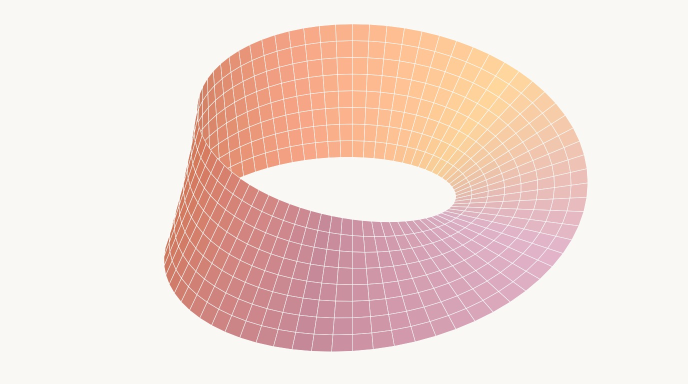
#> input picture curved-surfaces/card_curved_surfaces.jpg, 1376 x 768 px (shown at 1/2 size)
$ python logo_card.py card_curved_surfaces.jpg card_curved_surfaces.jpg
#> lines starting #> are read from the running program, lines starting #| are printed output that depends on the picture
"""Card image for 'Measuring on Curved Surfaces': the belindata logo (the twisted band) centred on ivory,
in the 1376x768 card format. Usage: python logo_card.py path/to/logo.png out.jpg"""
import sys
from PIL import Image

logo, out = sys.argv[1], sys.argv[2]
W, H, IVORY = 1376, 768, (250, 248, 245)
card = Image.new('RGB', (W, H), IVORY)
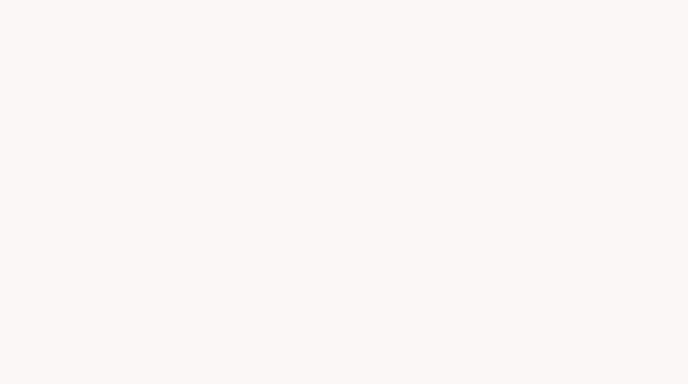
#> card: PIL image 1376x768 RGB (shown at 1/2 size); mean R, G, B 250, 248, 245
im = Image.open(logo).convert('RGBA')
h = int(H * 0.84)
im = im.resize((int(im.width * h / im.height), h), Image.LANCZOS)
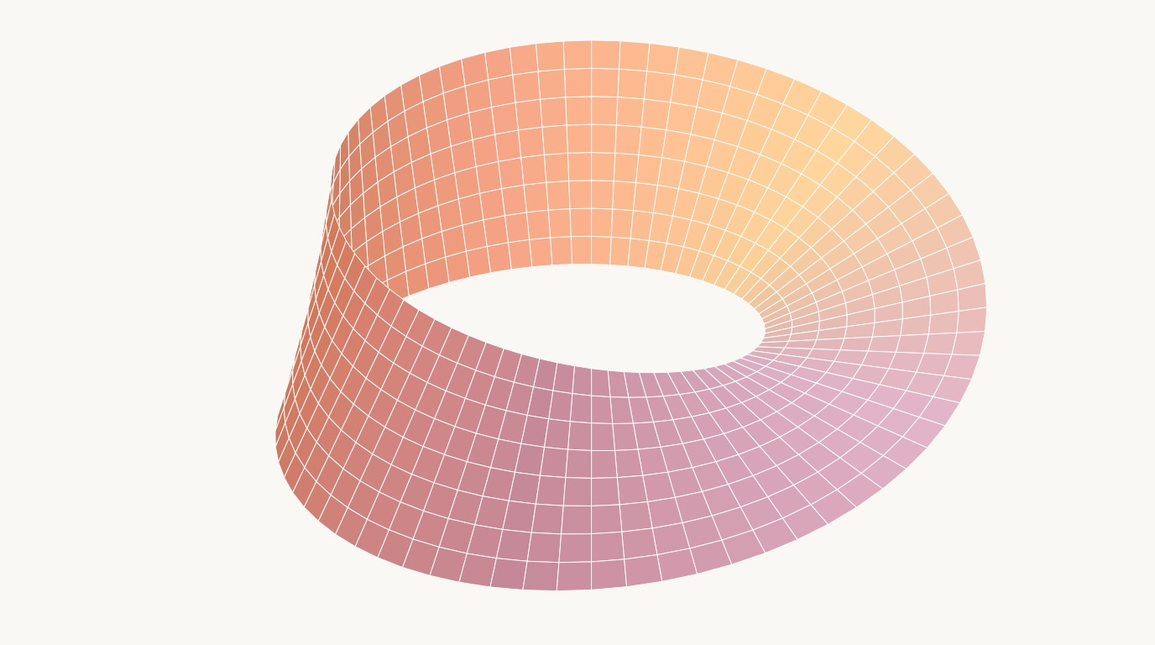
#> im: PIL image 1155x645 RGBA; mean R, G, B, A 241.2, 219.5, 212.3, 255
card.paste(im, ((W - im.width) // 2, (H - im.height) // 2), im)
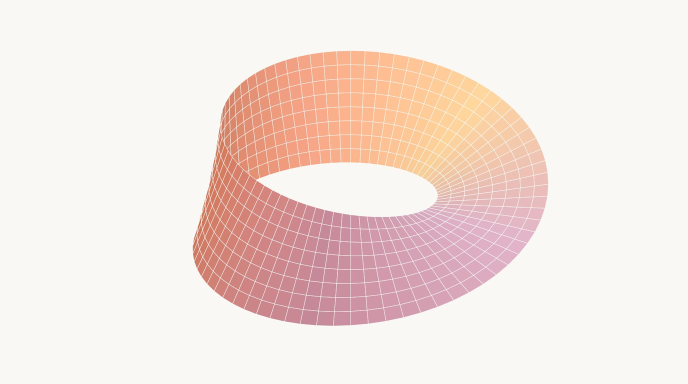
#> card: PIL image 1376x768 RGB (shown at 1/2 size); mean R, G, B 243.8, 227.9, 222
card.save(out, quality=92)
print('ok')
